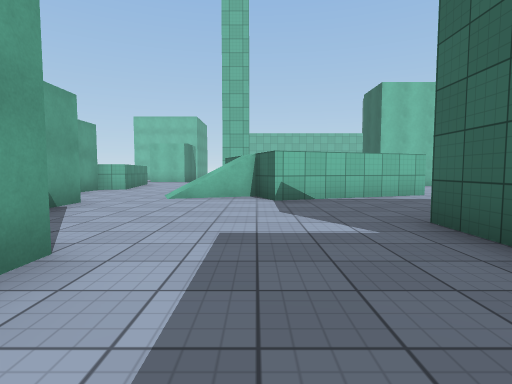
[1] (above)

24 first-person views from a walk through a 3-D level made in the Unity game engine. The camera is 1.2 m above the floor, tilts 4° down and sees 80° across. The floor is counted in squares, 2 m on a side. Each view is taken from the middle of a square. On the plan, view 1 faces up. The plan holds only what a view shows up to about 9 squares ahead; the rest is blank. The place goes on beyond the plan. Surface patterns are stand-ins for the level's own textures.

[2]
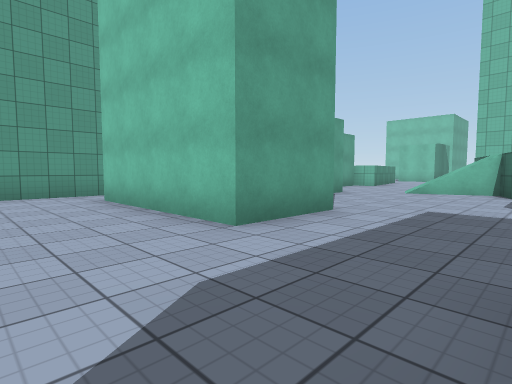

[3]
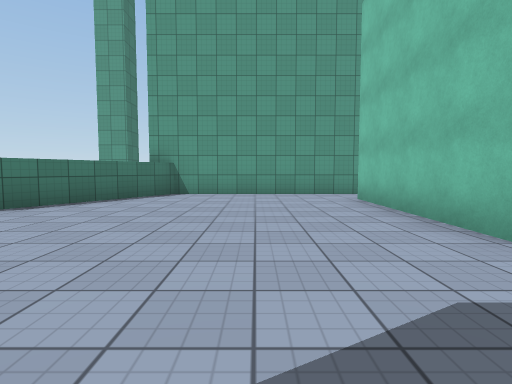

[4]
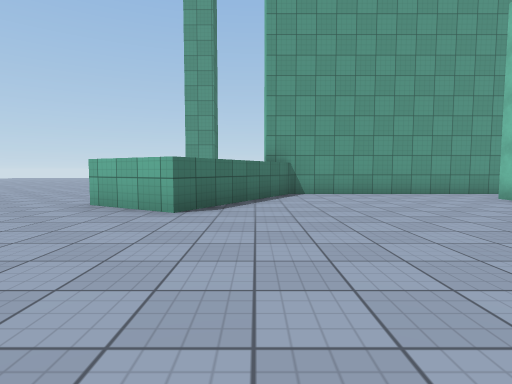

[5]
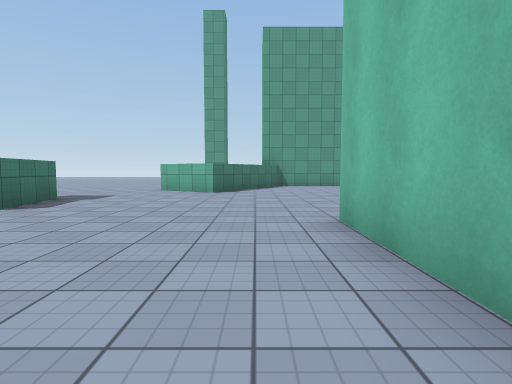

[6]
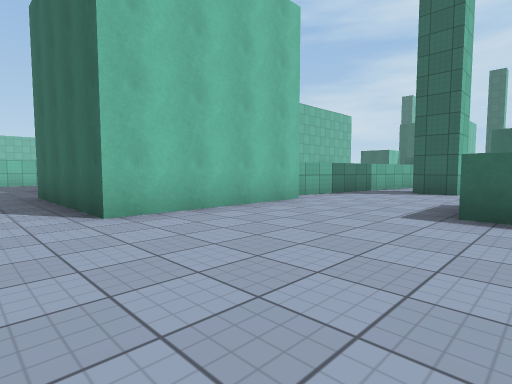

[7]
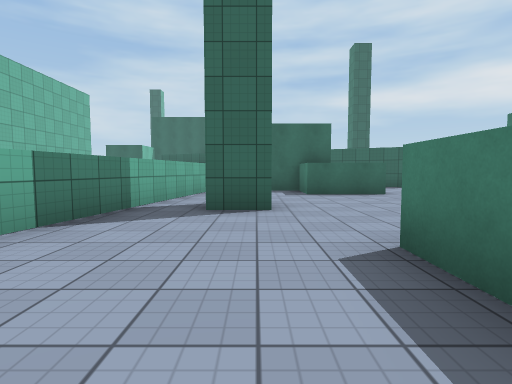

[8]
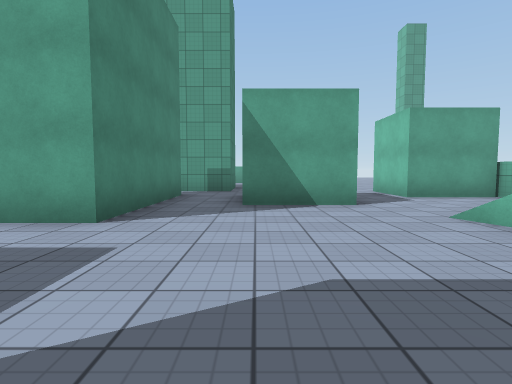

[9]
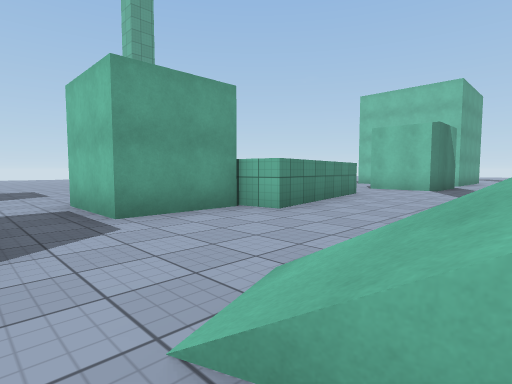

[10]
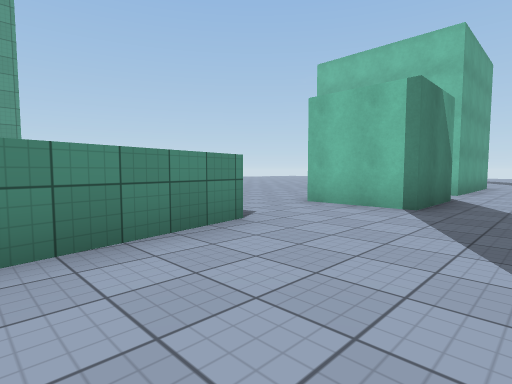

[11]
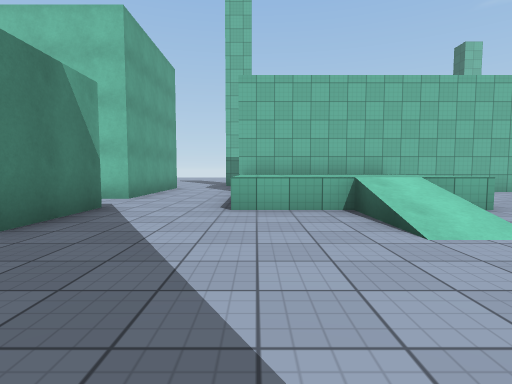

[12]
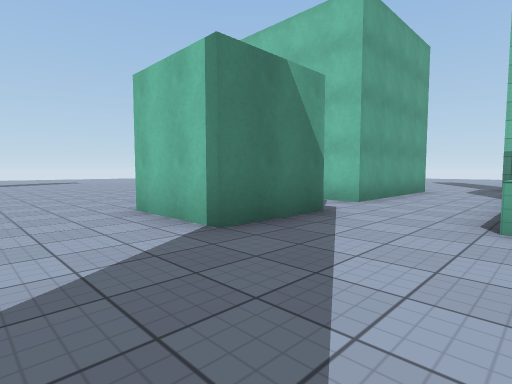

[13]
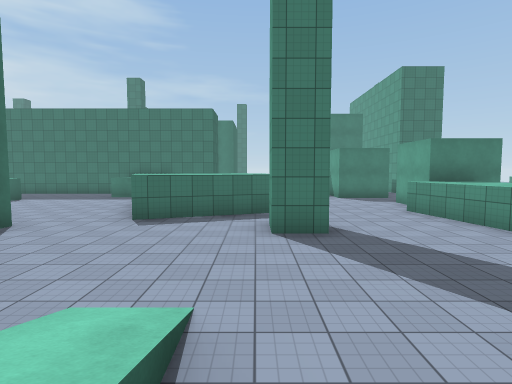

[14]
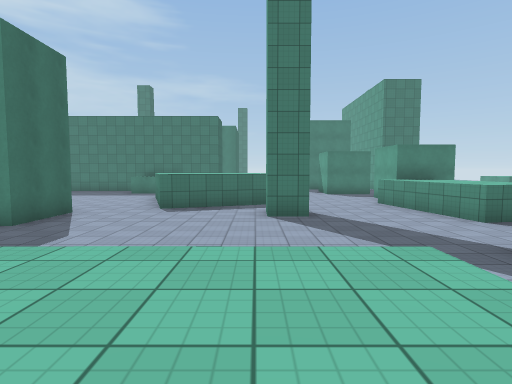

[15]
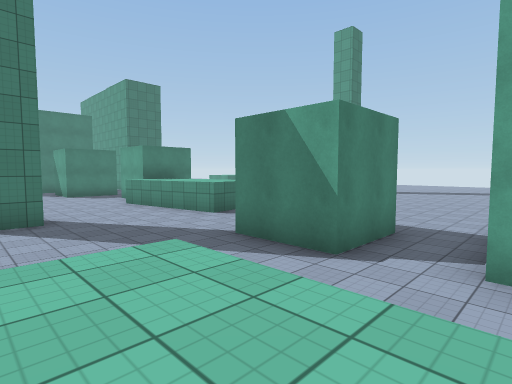

[16]
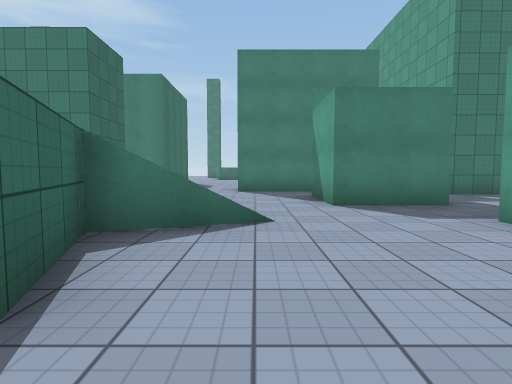

[17]
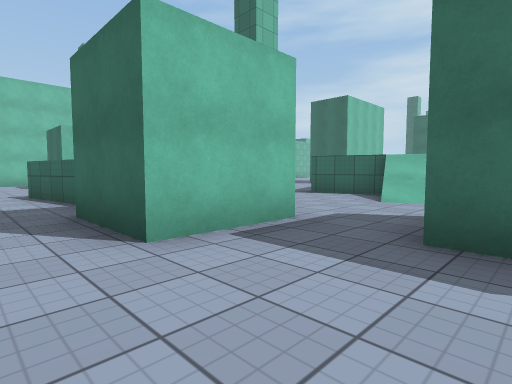

[18]
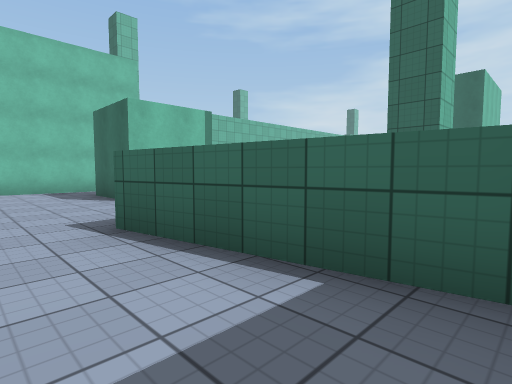

[19]
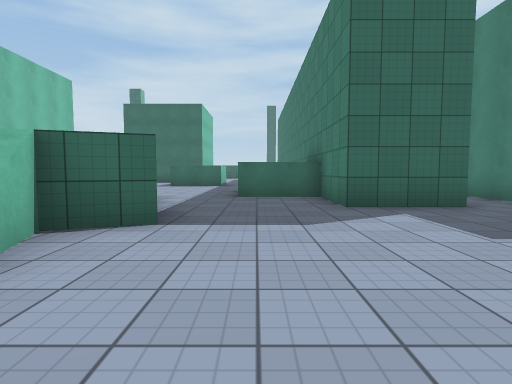

[20]
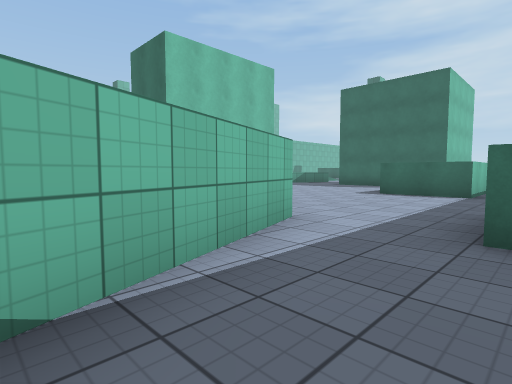

[21]
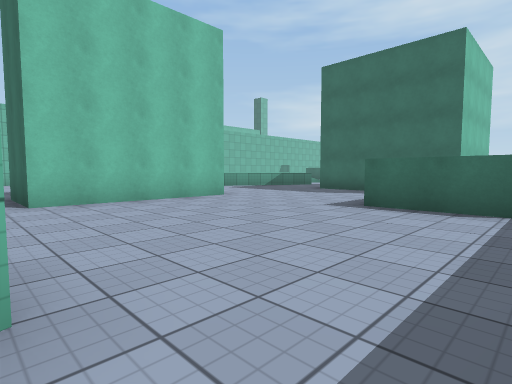

[22]
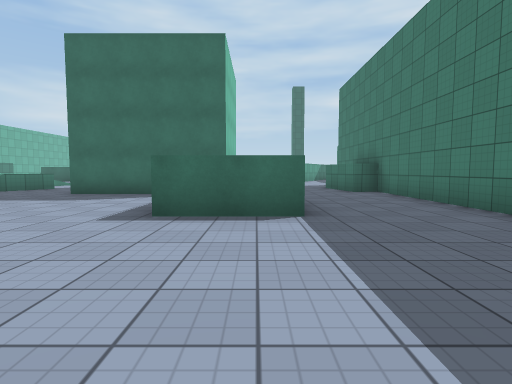

[23]
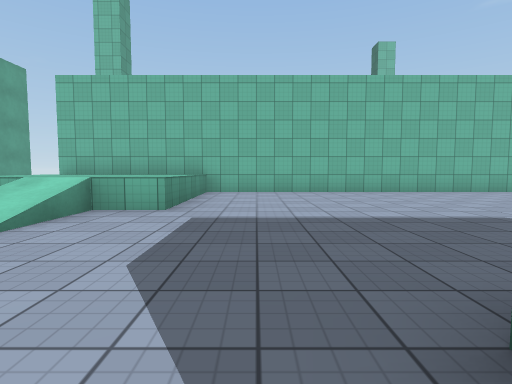

[24]
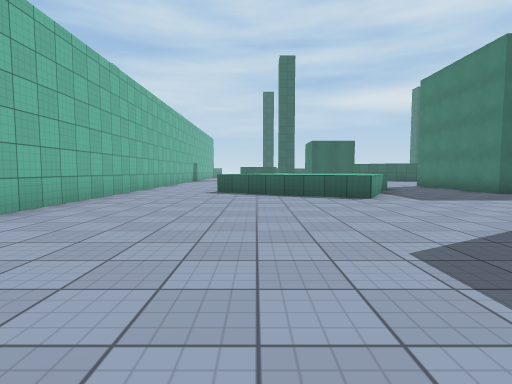

### Floor plan
Key: @ floor where view 1 was taken; # wall or solid block; x gap in a wall; . main floor; : floor 1 m higher than the main floor; / step, stairs or slope; = window, fence, low wall or low ledge; ^ raised ledge; O other object.
Columns run from 8 left of view 1 to 15 right of it. Each row starts with its distance up from view 1.
 23     O..
 22     O..################
 21     O..::::............
 20  OOOO..::::............
 19 .......::::..........=.
 18 ...OO..::::..........==
 17 ...OO..../........../=
 16 ...OO..../..........=:
 15 ............... ..../==
 14 .............O   ......
 13 ..##.........O    .....
 12 ..##...#.....OOOO......
 11 ..##......#/.........OO
 10 ..##...## #/.........O
  9 .OOO...##== .........O
  8 .OOO.../##= .....O   OOO
  7 ......//=####....OOO
  6 ......................
  5 ...OO.......O  ........
  4 ...OO.......O   ......#
  3 ##........###    ######
  2  #.OOOO...#
  1  #.OOOO.....
  0  #......@.OOO
 -1  #........O
 -2  #........O
 -3  #........O   ^^^
 -4  #........OOOO...^^^^^
 -5  ##..................
 -6   ###............#..
 -7     #.................O
 -8     x........OO.....OOO

Positions as (right, up) in squares from view 1, and headings:
1: (0, 0), facing up
2: (1, -2), facing up-left
3: (1, -2), facing left
4: (1, -5), facing left
5: (5, -5), facing left
6: (0, -8), facing up-right
7: (4, -6), facing right
8: (2, 4), facing left
9: (-1, 6), facing up-left
10: (-2, 11), facing up-left
11: (-1, 13), facing up
12: (-1, 14), facing up-left
13: (0, 18), facing down
14: (0, 20), facing down
15: (0, 20), facing down-left
16: (-2, 11), facing down
17: (-8, 5), facing up-right
18: (-8, 10), facing up-right
19: (-3, 5), facing right
20: (1, 5), facing up-right
21: (4, 6), facing up-right
22: (5, 7), facing right
23: (4, 13), facing up
24: (5, 18), facing right
